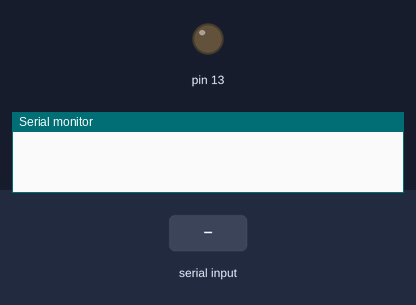
The sketch below on a simulated Arduino Uno, built with avr-gcc and run on an emulated ATmega328P. Parts: output pins drawn as LEDs (lit = HIGH), the last lines printed to the serial monitor. Inputs (shaded band) come from the test bench.

Above: at 1.2 s.
1.3 s: "1" received over Serial
At 2.5 s:
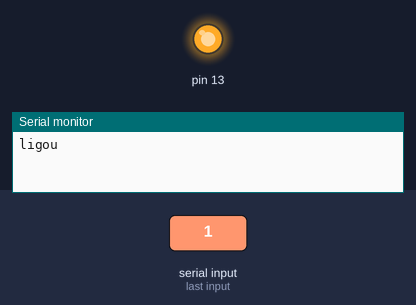
2.8 s: "0" received over Serial
At 3.8 s:
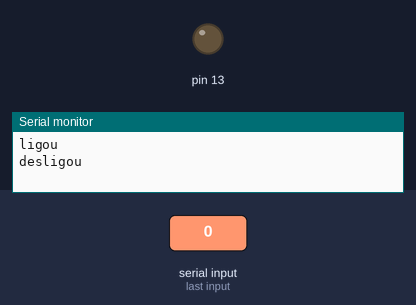
Timing chart, 0 to 5.8 s (numbered marks = the images above; inputs shaded):
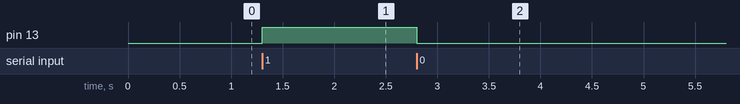

Measured:
- after the input at 1.3 s, pin 13: LOW → HIGH at once
- after the input at 2.8 s, pin 13: HIGH → LOW at once

The sketch:

Comunica_Arduino.ino
```cpp
void setup() {
Serial.begin(115200);
pinMode(13, OUTPUT);
}

void loop() {
    char Leitura = Serial.read();
    if(Leitura == '1'){
      digitalWrite(13, HIGH);
      Serial.println("ligou");
    }
    if(Leitura == '0'){
      digitalWrite(13, LOW);
      Serial.println("desligou");
    }
}
```
